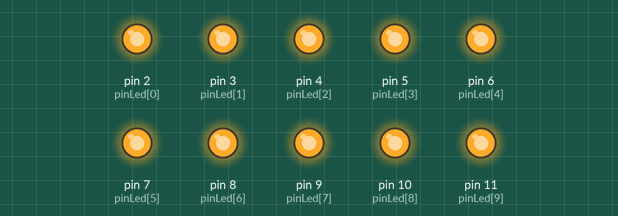
Recording of a sketch running on a simulated Arduino Uno, built with avr-gcc and run on an emulated ATmega328P. Shown: output pins drawn as LEDs (lit = HIGH).

Above: at 0.1 s.
Timing chart, 0 to 1.6 s (numbered marks = the images above):
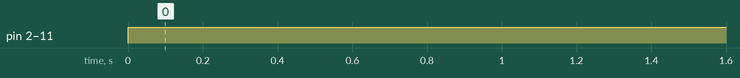

The sketch:

coeur.c.ino
```cpp
#include "param.h"

int  pinLed[10] = {2, 3, 4, 5 , 6, 7, 8, 9, 10, 11}; //déclaration et initialisation du tableau
//avec les valeurs des leds

void setup()
{
  //Boucle d'initialisation des modes et mise à 0V
  for (int i = 0; i < 10; i++) // i va nous servir pour parcourir le tableau
  {
    pinMode(pinLed[i], OUTPUT); //on utilise les valeurs du tableau
    digitalWrite(pinLed[i], LOW); // l'une après l'autre
  }
}

void loop(){
  pulse();
}

void pulse()
{
  // récupération de l'écriture du fichier param.h, et lancement des fonctions prédéfinis

    #ifdef TOUTES_LED_ALLUMEES
    Toutes_LED_Allumees();
    #endif

    #ifdef CHENILLE
    Chenille();
    #endif

    #ifdef UNE_LED_SUR_DEUX
    Une_LED_Sur_Deux();
    #endif


    #ifdef UNE_LED_SUR_TROIS
    Une_LED_Sur_Trois();
    #endif

    #ifdef CHOIX_LEDS_A_ALLUMER_1
    choix_leds_a_allumer_1();
    #endif

    #ifdef CHOIX_LEDS_A_ALLUMER_2
    choix_leds_a_allumer_2();
    #endif

    #ifdef CHOIX_LEDS_A_ALLUMER_3
    choix_leds_a_allumer_3();
    #endif

    #ifdef CHOIX_LEDS_A_ALLUMER_4
    choix_leds_a_allumer_4();
    #endif

    #ifdef CHOIX_LEDS_A_ALLUMER_5
    choix_leds_a_allumer_5();
    #endif


    #ifdef CHOIX_LEDS_A_ALLUMER_6
    choix_leds_a_allumer_6();
    #endif

    #ifdef CHOIX_LEDS_A_ALLUMER_7
    choix_leds_a_allumer_7();
    #endif

     #ifdef CHOIX_LEDS_A_ALLUMER_8
    choix_leds_a_allumer_8();
    #endif

     #ifdef CHOIX_LEDS_A_ALLUMER_9
    choix_leds_a_allumer_9();
    #endif

     #ifdef CHOIX_LEDS_A_ALLUMER_10
    choix_leds_a_allumer_10();
    #endif

    #ifdef LED_NOUVEAU_NEE
    led_nouveau_nee();
    #endif

    #ifdef LED_1_2_ANS
    led_1_2_ans();
    #endif

     #ifdef LED_3_5_ANS
    led_3_5_ans();
    #endif

     #ifdef LED_6_12_ANS
    led_6_12_ans();
    #endif

    #ifdef LED_ADO_ADULTE
    led_ado_adulte();
    #endif

    #ifdef LED_PERSONNE_AGEE
    led_personne_agee();
    #endif

    #ifdef LED_COEUR_ALEATOIRE
    led_coeur_aleatoire();
    #endif

    #ifdef HAUT_BAS
    Haut_Bas();
    #endif

    #ifdef LEDS_CLIGNOTANTES
    Toutes_LED_Allumees_Clignotantes();
    #endif
 }

int Toutes_LED_Allumees ()
{
  for(int i=0; i<10; i++)
  {
    digitalWrite(pinLed[i], HIGH); //toutes les leds sont allumées
  }
  delay(100);
}
int Chenille ()
{
  for(int i=0; i<10; i++)
  {
    digitalWrite(pinLed[i], HIGH); //les leds s'allumes et s'éteint dans un ordre précis pour faire le mode chenille.
    delay(100);
    digitalWrite(pinLed[i], LOW);
  }
}


int Une_LED_Sur_Deux () //on allume une led sur 2
{
  for(int i=0; i<10; i++)
  {
    if (i%2==0)
    {
      digitalWrite(pinLed[i], HIGH);
    }
  }
}

int Une_LED_Sur_Trois () // on allume une led sur 3
{
  for(int i=0; i<10; i++)
  {
    if (i%3==0)
    {
      digitalWrite(pinLed[i], HIGH);
    }
  }
}
int Haut_Bas () //les leds font comme un rideau de pluie, nous avons le haut qui s'allume puis quand les leds en dessous s'allume celle du dessus s'éteigne.
{
  digitalWrite(pinLed[0], HIGH);
  digitalWrite(pinLed[8], HIGH);
  delay(100);
  digitalWrite(pinLed[9], HIGH);
  delay(100);
  digitalWrite(pinLed[1], HIGH);
  digitalWrite(pinLed[7], HIGH);
  delay(100);
  digitalWrite(pinLed[2], HIGH);
  digitalWrite(pinLed[6], HIGH);
  delay(100);
  digitalWrite(pinLed[3], HIGH);
  digitalWrite(pinLed[5], HIGH);
  delay(100);
  digitalWrite(pinLed[4], HIGH);
  delay(1000);
  digitalWrite(pinLed[0], LOW);
  digitalWrite(pinLed[8], LOW);
  delay(100);
  digitalWrite(pinLed[9], LOW);
  delay(100);
  digitalWrite(pinLed[1], LOW);
  digitalWrite(pinLed[7], LOW);
  delay(100);
  digitalWrite(pinLed[2], LOW);
  digitalWrite(pinLed[6], LOW);
  delay(100);
  digitalWrite(pinLed[3], LOW);
  digitalWrite(pinLed[5], LOW);
  delay(100);
  digitalWrite(pinLed[4], LOW);
  delay(1000);
}

// choix leds a allumer on choisit la led a allumer via la commande du c puis celon la fonction actionner nous allons avoir une led qui va s'allumer
int choix_leds_a_allumer_1()
{
  digitalWrite(pinLed[0], HIGH);
    delay(100);
    digitalWrite(pinLed[0], LOW);
    delay(100);
}
int choix_leds_a_allumer_2()
{
  digitalWrite(pinLed[1], HIGH);
    delay(100);
    digitalWrite(pinLed[1], LOW);
    delay(100);
}
int choix_leds_a_allumer_3()
{
  digitalWrite(pinLed[2], HIGH);
    delay(100);
    digitalWrite(pinLed[2], LOW);
    delay(100);
}
int choix_leds_a_allumer_4()
{
  digitalWrite(pinLed[3], HIGH);
    delay(100);
    digitalWrite(pinLed[3], LOW);
    delay(100);
}
int choix_leds_a_allumer_5()
{
  digitalWrite(pinLed[4], HIGH);
    delay(100);
    digitalWrite(pinLed[4], LOW);
    delay(100);
}
int choix_leds_a_allumer_6()
{
  digitalWrite(pinLed[5], HIGH);
    delay(100);
    digitalWrite(pinLed[5], LOW);
    delay(100);
}
int choix_leds_a_allumer_7()
{
  digitalWrite(pinLed[6], HIGH);
    delay(100);
    digitalWrite(pinLed[6], LOW);
    delay(100);
}
int choix_leds_a_allumer_8()
{
  digitalWrite(pinLed[7], HIGH);
    delay(100);
    digitalWrite(pinLed[7], LOW);
    delay(100);
}
int choix_leds_a_allumer_9()
{
  digitalWrite(pinLed[8], HIGH);
    delay(100);
    digitalWrite(pinLed[8], LOW);
    delay(100);
}
int choix_leds_a_allumer_10()
{
  digitalWrite(pinLed[9], HIGH);
    delay(100);
    digitalWrite(pinLed[9], LOW);
    delay(100);
}
int led_nouveau_nee()  //calcul: 140 (pour nouveau né)/60= y/2= x milliseconde
{

  for(int i=0; i<10; i++)
  {
    digitalWrite(pinLed[i], HIGH);
  }
  delay(100);
  for(int i=0; i<10; i++)
  {
    digitalWrite(pinLed[i], LOW);
  }
  delay(100);
  for(int i=0; i<10; i++)
  {
    digitalWrite(pinLed[i], HIGH);
  }
  delay(100);
  for(int i=0; i<10; i++)
  {
    digitalWrite(pinLed[i], LOW);
  }
  delay(210);
}
int led_1_2_ans()
{
    for(int i=0; i<10; i++)
  {
    digitalWrite(pinLed[i], HIGH);
  }
  delay(100);
  for(int i=0; i<10; i++)
  {
    digitalWrite(pinLed[i], LOW);
  }
  delay(150);
  for(int i=0; i<10; i++)
  {
    digitalWrite(pinLed[i], HIGH);
  }
  delay(100);
  for(int i=0; i<10; i++)
  {
    digitalWrite(pinLed[i], LOW);
  }
  delay(272);
}

int led_3_5_ans(){
    for(int i=0; i<10; i++)
  {
    digitalWrite(pinLed[i], HIGH);
  }
  delay(100);
  for(int i=0; i<10; i++)
  {
    digitalWrite(pinLed[i], LOW);
  }
  delay(300);
  for(int i=0; i<10; i++)
  {
    digitalWrite(pinLed[i], HIGH);
  }
  delay(100);
  for(int i=0; i<10; i++)
  {
    digitalWrite(pinLed[i], LOW);
  }
  delay(285); //calcul: 140 (pour nouveau né)/60= y/2= x milliseconde
}

int led_ado_adulte(){
    for(int i=0; i<10; i++)
  {
    digitalWrite(pinLed[i], HIGH);
  }
  delay(100);
  for(int i=0; i<10; i++)
  {
    digitalWrite(pinLed[i], LOW);
  }
  delay(800);
  for(int i=0; i<10; i++)
  {
    digitalWrite(pinLed[i], HIGH);
  }
  delay(100);
  for(int i=0; i<10; i++)
  {
    digitalWrite(pinLed[i], LOW);
  }
  delay(428);
}

int led_6_12_ans()
{

    for(int i=0; i<10; i++)
  {
    digitalWrite(pinLed[i], HIGH);
  }
  delay(100);
  for(int i=0; i<10; i++)
  {
    digitalWrite(pinLed[i], LOW);
  }
  delay(600);
  for(int i=0; i<10; i++)
  {
    digitalWrite(pinLed[i], HIGH);
  }
  delay(100);
  for(int i=0; i<10; i++)
  {
    digitalWrite(pinLed[i], LOW);
  }
  delay(316);
}

int led_personne_agee()
{
  for(int i=0; i<10; i++)
  {
    digitalWrite(pinLed[i], HIGH);
  }
  delay(100);
  for(int i=0; i<10; i++)
  {
    digitalWrite(pinLed[i], LOW);
  }
  delay(900);
  for(int i=0; i<10; i++)
  {
    digitalWrite(pinLed[i], HIGH);
  }
  delay(100);
  for(int i=0; i<10; i++)
  {
    digitalWrite(pinLed[i], LOW);
  }
  delay(462);
}

int led_coeur_aleatoire()
{
  int temps=(analogRead(0)%100)+200;
  int temps2=(analogRead(0)%1000)+1000;
  for(int i=0; i<10; i++)
  {
    digitalWrite(pinLed[i], HIGH);
  }
  delay(100);
  for(int i=0; i<10; i++)
  {
    digitalWrite(pinLed[i], LOW);
  }
  delay(temps);
  for(int i=0; i<10; i++)
  {
    digitalWrite(pinLed[i], HIGH);
  }
  delay(100);
  for(int i=0; i<8; i++)
  {
    digitalWrite(pinLed[i], LOW);
  }
  delay(temps2);
}

int Toutes_LED_Allumees_Clignotantes ()
{
  for(int i=0; i<10; i++)
  {
    digitalWrite(pinLed[i], HIGH);
  }
  delay(100);
  for(int i=0; i<10; i++)
  {
    digitalWrite(pinLed[i], LOW);
  }
  delay(100);
}
```

param.h
```cpp
#ifndef PARAM_H_INCLUDED
#define PARAM_H_INCLUDED
#define TOUTES_LED_ALLUMEES
#endif
```

Measured:
- by itself, pin 2 (pinLed[0]), pin 3 (pinLed[1]), pin 4 (pinLed[2]), pin 5 (pinLed[3]), pin 6 (pinLed[4]), pin 7 (pinLed[5]), pin 8 (pinLed[6]), pin 9 (pinLed[7]), pin 10 (pinLed[8]), pin 11 (pinLed[9]): LOW → HIGH at 0.00 s
